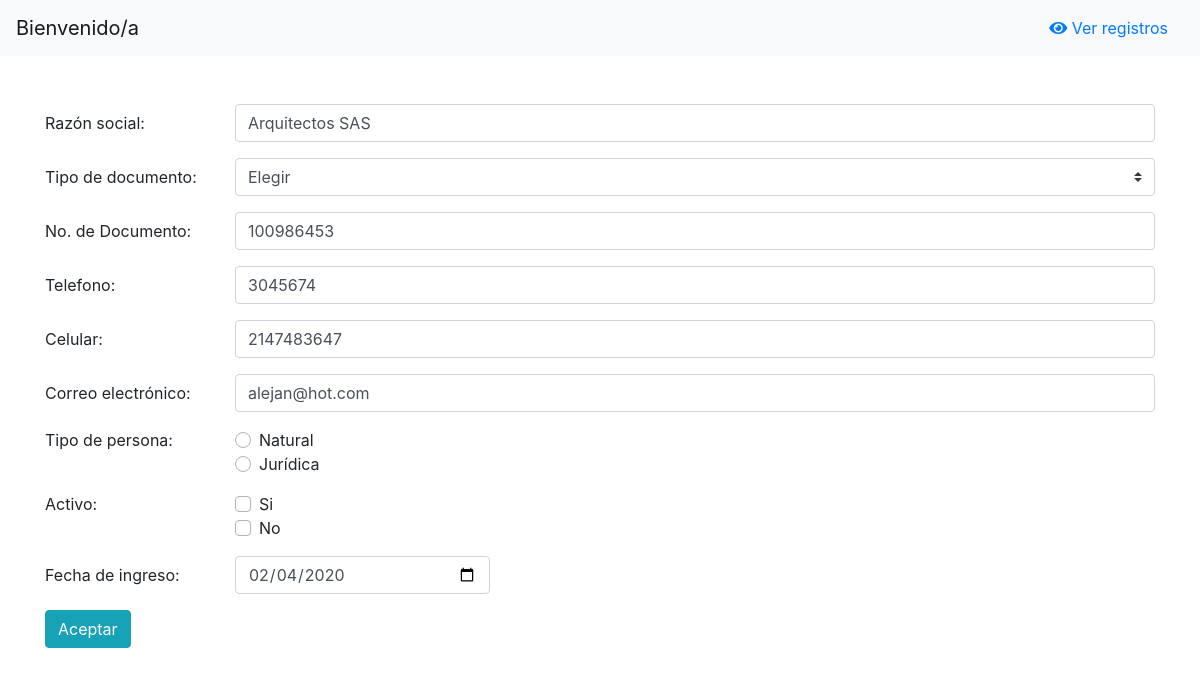
The page /PruebaTecnica/index.php?editar&id=100986453 on the database its author committed.
### tables this page shows
CREATE TABLE IF NOT EXISTS `usuario` (
  `razon_social` text NOT NULL,
  `documento` int(12) NOT NULL,
  `tipo_doc` varchar(30) NOT NULL,
  `telefono` int(10) NOT NULL,
  `celular` int(10) NOT NULL,
  `correo` varchar(100) NOT NULL,
  `tipo_persona` varchar(15) NOT NULL,
  `activo` varchar(2) NOT NULL,
  `fecha_ingreso` date NOT NULL,
  PRIMARY KEY (`documento`)
);

### PruebaTecnica/index.php (the view, shortened to what this page needs)
<?php
if (isset($_GET['editar'])) {
    $con = new Conexion();
    $consulta = $con->conectar();
    $res = $consulta->query("SELECT * FROM `usuario` WHERE documento={$_GET['id']}");
     if($campos = $res->fetch_object()){
        $campos->razon_social;
        $campos->documento;
        $campos->tipo_doc;
        $campos->telefono;
        $campos->celular;
        $campos->correo;
        $campos->tipo_persona;
        $campos->activo;
        $campos->fecha_ingreso;
     }
}
?>
<!DOCTYPE html>
<html>
    <head>
        <link rel="stylesheet" href="https://use.fontawesome.com/releases/v5.8.1/css/all.css">
        <link rel="stylesheet" href="https://stackpath.bootstrapcdn.com/bootstrap/4.4.1/css/bootstrap.min.css">
    </head>
    <body>
        <nav class="navbar navbar-light bg-light">
            <a class="navbar-brand">Bienvenido/a</a>
            <ul class="nav">
                <li class="nav-item justify-content-end">
                    <a class="nav-link active" href="registros.php"><i class="fas fa-eye"></i> Ver registros</a>
                </li>
            </ul>
        </nav>
        <div class="container mt-5">
            <form class="mt-5" action="proceso.php" method="POST">
                <div class="form-group row">
                    <label for="razon_social" class="col-sm-2 col-form-label">Razón social:</label>
                    <div class="col-sm-10">
                        <input type="text" class="form-control" id="razon_social" name="razon_social" value="<?php echo @$campos->razon_social; ?>" placeholder="Escriba el nombre aquí" required>
                    </div>
                </div>
                <div class="form-group row">
                    <label for="tipodoc" class="col-sm-2 col-form-label">Tipo de documento:</label>
                    <div class="col-sm-10">
                        <select class="custom-select mr-sm-2" id="tipodoc" name="tipodoc" value="<?php echo @$tipodoc; ?>"  required>
                            <option selected>Elegir</option>
                        </select>
                    </div>
                </div>
                <div class="form-group row">
                    <label for="numdoc" class="col-sm-2 col-form-label">No. de Documento:</label>
                    <div class="col-sm-10">
                        <input type="text" class="form-control" id="numdoc" name="numdoc" value="<?php echo @$campos->documento; ?>" placeholder="Escriba el numero de su documento aquí"  required>
                    </div>
                </div>
                <div class="form-group row">
                    <label for="telefono" class="col-sm-2 col-form-label">Telefono:</label>
                    <div class="col-sm-10">
                        <input type="text" class="form-control" id="telefono" name="telefono" value="<?php echo @$campos->telefono; ?>" placeholder="Escriba su teléfono fijo aquí"  required>
                    </div>
                </div>
                <div class="form-group row">
                    <label for="celular" class="col-sm-2 col-form-label">Celular:</label>
                    <div class="col-sm-10">
                        <input type="text" class="form-control" id="celular" name="celular" value="<?php echo @$campos->celular; ?>" placeholder="Escriba su número celular aquí"  required>
                    </div>
                </div>
                <div class="form-group row">
                    <label for="correo" class="col-sm-2 col-form-label">Correo electrónico:</label>
                    <div class="col-sm-10">
                        <input type="email" class="form-control" id="correo" name="correo" value="<?php echo @$campos->correo; ?>" placeholder="Escriba su correo aquí"  required>
                    </div>
                </div>
                <fieldset class="form-group">
                    <div class="row">
                        <legend class="col-form-label col-sm-2 pt-0">Tipo de persona:</legend>
                        <div class="col-sm-10">
                            <div class="custom-control custom-radio">
                                <label class="custom-control-label" for="natural">
                                    Natural
                                </label>
                            </div>
                            <div class="custom-control custom-radio">
                                <label class="custom-control-label" for="juridica">
                                    Jurídica
                                </label>
                            </div>
                        </div>
                    </div>
                </fieldset>
                <div class="form-group row">
                    <div class="col-sm-2">Activo:</div>
                    <div class="col-sm-10">
                        <div class="custom-control custom-checkbox">
                            <label class="custom-control-label" for="activo">Si</label>
                        </div>
                        <div class="custom-control custom-checkbox">
                            <label class="custom-control-label" for="inactivo">No</label>
                        </div>
                    </div>
                </div>
                <div class="form-group row">
                    <label for="fecha" class="col-sm-2 col-form-label">Fecha de ingreso:</label>
                    <div class="col-sm-3">
                        <input type="date" class="form-control" id="fecha" name="fecha" value="<?php echo @$campos->fecha_ingreso; ?>" required pattern="[0-9]{4}-[0-9]{2}-[0-9]{2}"  required>
                    </div>
                </div>
                <div class="form-group row">
                    <div class="col-sm-10">
                            <button type="submit" class="btn btn-info" id="accion" name="accion" value="Guardar" onclick="cambiar()"> Aceptar </button>
                    </div>
                </div>
            </form>
        </div>
    </body>
</html>

### rows shown on the page
usuario: razon_social "Arquitectos SAS", numdoc "100986453", telefono "3045674", celular "2147483647", correo "alejan@hot.com", fecha "02/04/2020"
